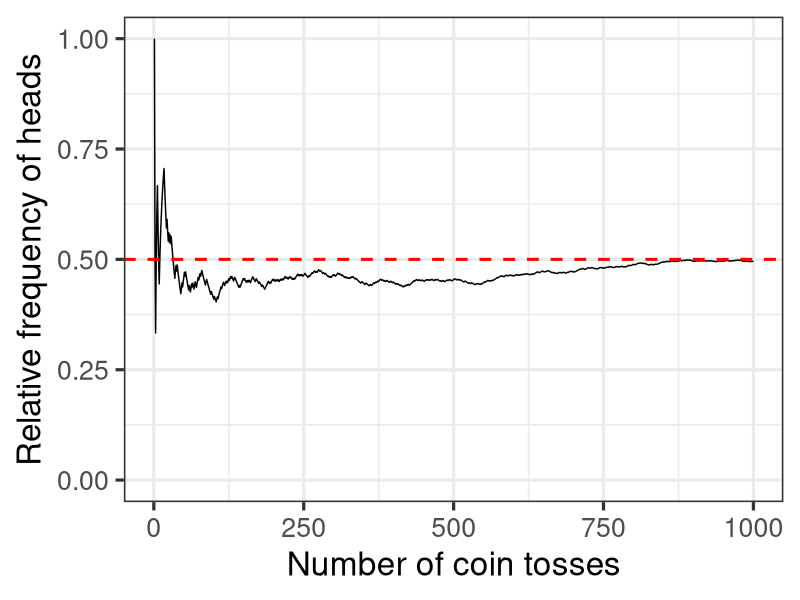
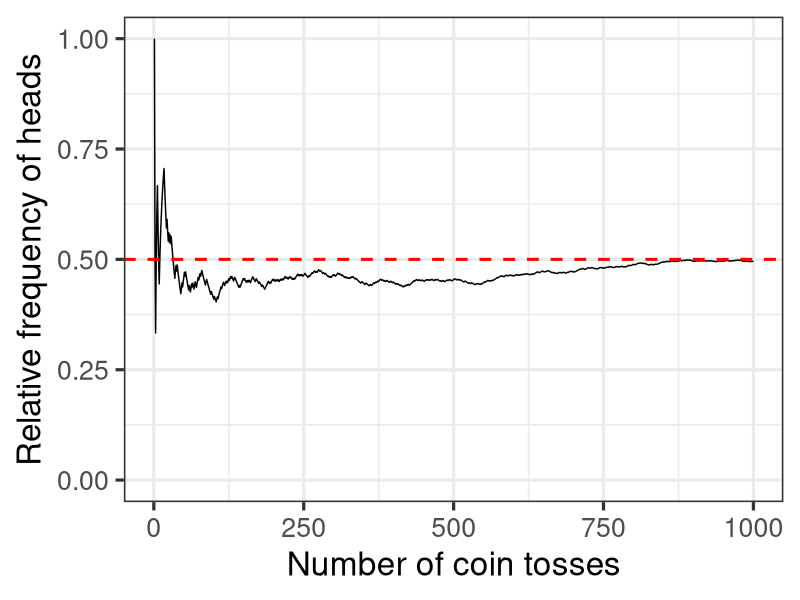

Source code (R) for these figures, in order:
# Lecture 02 - probability (part 1)
library(tidyverse)

# set working directory
setwd(dirname(rstudioapi::getActiveDocumentContext()$path))

# probability of a coin flip
sample(c("Heads", "Tails"), 1, prob = c(0.5, 0.5))

set.seed(2173591)

# probability - frequency
# create a dataframe of 1000 coin flips
flips <- data.frame(rep = seq(0,1000), outcome = NA, outcome_numeric = 0) %>%
    dplyr::rowwise() %>%
    dplyr::mutate(outcome = sample(c("Heads", "Tails"), 1, prob = c(0.5, 0.5))) %>%
    dplyr::mutate(outcome_numeric = ifelse(outcome == "Heads", 1, 0)) %>%
    dplyr::ungroup() %>%
    dplyr::mutate(cumulative_heads = cumsum(outcome_numeric)) %>%
    dplyr::mutate(cumulative_freq = cumulative_heads / rep)

# plot
flips %>%
    ggplot2::ggplot(.) +
    ggplot2::aes(x = rep, y = cumulative_freq) +
    ggplot2::geom_line() +
    ggplot2::theme_bw(24) +
    ggplot2::labs(x = "Number of coin tosses", y = "Relative frequency of heads") +
    ggplot2::geom_hline(yintercept = 0.5, color = "red", linetype = 2, size = 1) +
    ggplot2::expand_limits(x = 0, y = 0)

# save plot
ggsave("plot01_probability_frequency.png", height = 5, width = 5)
